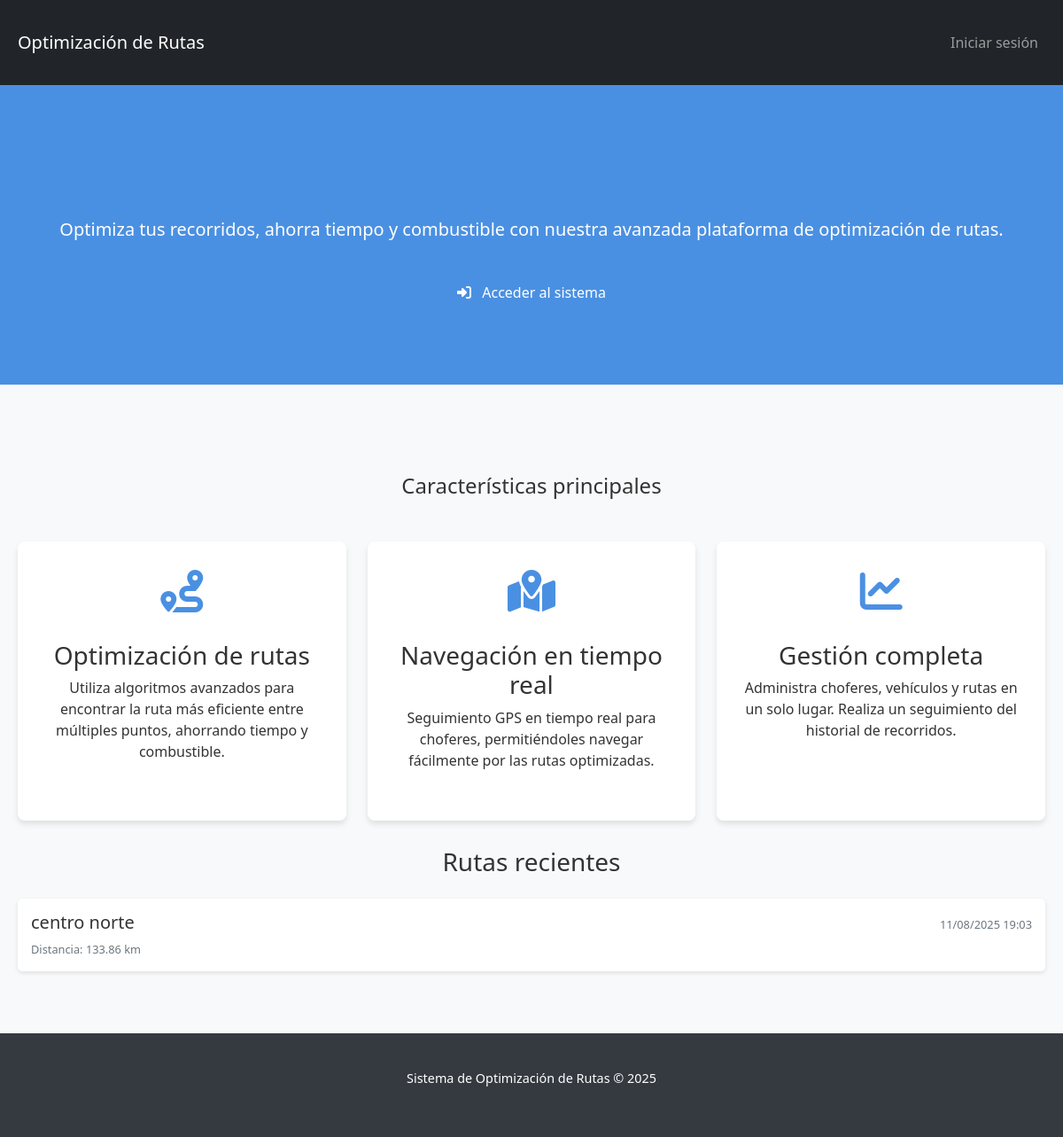
Screenshot of /info with the database file from the repository.
### app.py (models this page shows, shortened)
class Route(db.Model):
    id = db.Column(db.Integer, primary_key=True)
    name = db.Column(db.String(100), nullable=False)
    description = db.Column(db.Text, nullable=True)
    creator_id = db.Column(db.Integer, db.ForeignKey('user.id'), nullable=False)
    created_at = db.Column(db.DateTime, default=datetime.utcnow)
    file_path = db.Column(db.String(200), nullable=False)
    gpx_path = db.Column(db.String(200), nullable=True)
    start_point = db.Column(db.String(100), nullable=True)
    end_point = db.Column(db.String(100), nullable=True)
    distance = db.Column(db.Float, nullable=True)
    active = db.Column(db.Boolean, default=True)
    completions = db.relationship('RouteCompletion', backref='route', lazy=True)

### app.py (the view)
    @app.route('/info')
    def system_info():
        recent_routes = Route.query.filter_by(active=True).order_by(Route.created_at.desc()).limit(3).all()
        return render_template('index.html', routes=recent_routes)

### templates/index.html (shortened to what this page needs)
<!DOCTYPE html>
<html lang="es">
<head>
    <link rel="stylesheet" href="https://cdn.jsdelivr.net/npm/bootstrap@5.2.3/dist/css/bootstrap.min.css">
    <link rel="stylesheet" href="https://cdnjs.cloudflare.com/ajax/libs/font-awesome/6.2.1/css/all.min.css">
    <link rel="stylesheet" href="/static/styles.css">
</head>
<body>
    <nav class="navbar navbar-expand-lg navbar-dark bg-dark">
        <div class="container">
            <a class="navbar-brand" href="#">Optimización de Rutas</a>
            <div class="collapse navbar-collapse" id="navbarNav">
                <ul class="navbar-nav ms-auto">
                    <li class="nav-item">
                        <a class="nav-link" href="{{ url_for('login') }}">Iniciar sesión</a>
                    </li>
                </ul>
            </div>
        </div>
    </nav>
    <section class="hero-section">
        <div class="container text-center">
            <h1>Sistema de Optimización de Rutas</h1>
            <p class="lead">Optimiza tus recorridos, ahorra tiempo y combustible con nuestra avanzada plataforma de optimización de rutas.</p>
            <a href="{{ url_for('login') }}" class="btn btn-light btn-lg mt-3">
                <i class="fas fa-sign-in-alt me-2"></i> Acceder al sistema
            </a>
        </div>
    </section>
    <section class="features-section">
        <div class="container">
            <h2 class="text-center mb-5">Características principales</h2>
            <div class="row">
                <div class="col-md-4">
                    <div class="feature-card bg-white">
                        <div class="feature-icon">
                            <i class="fas fa-route"></i>
                        </div>
                        <h3>Optimización de rutas</h3>
                        <p>Utiliza algoritmos avanzados para encontrar la ruta más eficiente entre múltiples puntos, ahorrando tiempo y combustible.</p>
                    </div>
                </div>
                <div class="col-md-4">
                    <div class="feature-card bg-white">
                        <div class="feature-icon">
                            <i class="fas fa-map-marked-alt"></i>
                        </div>
                        <h3>Navegación en tiempo real</h3>
                        <p>Seguimiento GPS en tiempo real para choferes, permitiéndoles navegar fácilmente por las rutas optimizadas.</p>
                    </div>
                </div>
                <div class="col-md-4">
                    <div class="feature-card bg-white">
                        <div class="feature-icon">
                            <i class="fas fa-chart-line"></i>
                        </div>
                        <h3>Gestión completa</h3>
                        <p>Administra choferes, vehículos y rutas en un solo lugar. Realiza un seguimiento del historial de recorridos.</p>
                    </div>
                </div>
            </div>
            {% if routes and routes|length > 0 %}
            <div class="route-list">
                <h3 class="text-center mb-4">Rutas recientes</h3>
                <div class="list-group">
                    {% for route in routes %}
                    <div class="route-item bg-white">
                        <div class="d-flex w-100 justify-content-between">
                            <h5 class="mb-1">{{ route.name }}</h5>
                            <small>{{ route.created_at|datetime_format }}</small>
                        </div>
                        <small>Distancia: {{ route.distance|distance_format }}</small>
                    </div>
                    {% endfor %}
                </div>
            </div>
            {% endif %}
        </div>
    </section>
    <footer class="text-center">
        <div class="container">
            <p>Sistema de Optimización de Rutas &copy; {{ current_year }}</p>
        </div>
    </footer>
</body>
</html>

### static/styles.css (style rules this page uses)
* { box-sizing: border-box; margin: 0; padding: 0; }
body { font-family: 'Segoe UI', Arial, sans-serif; background-color: #f4f4f9; margin: 0; padding: 0; color: #333; min-height: 100vh; display: flex; flex-direction: column; }
.container { max-width: 1200px; margin: 0 auto; padding: 20px; width: 100%; flex: 1; }
h1 { color: #4a90e2; margin-bottom: 20px; text-align: center; }
h2 { color: #333; margin-bottom: 20px; font-size: 1.5rem; }
button, .btn { background-color: #4a90e2; color: white; border: none; padding: 12px 20px; border-radius: 5px; cursor: pointer; font-size: 16px; font-weight: 500; transition: background-color 0.3s; text-decoration: none; display: inline-block; }
small { display: block; color: #6c757d; margin-top: 5px; font-size: 0.85rem; }
footer { margin-top: 40px; text-align: center; color: #6c757d; font-size: 0.9rem; }
small { color: #6c757d; font-size: 0.8rem; display: block; margin-top: 5px; }

### templates/index.html (style rules this page uses)
body { background-color: #f8f9fa; height: 100vh; display: flex; flex-direction: column; }
.hero-section { background-color: #4a90e2; color: white; padding: 60px 0; margin-bottom: 40px; }
.features-section { padding: 40px 0; flex-grow: 1; }
.feature-card { text-align: center; padding: 20px; margin-bottom: 20px; height: 100%; transition: transform 0.3s; border-radius: 8px; box-shadow: 0 4px 6px rgba(0, 0, 0, 0.1); }
.feature-icon { font-size: 3rem; margin-bottom: 20px; color: #4a90e2; }
footer { background-color: #343a40; color: white; padding: 20px 0; margin-top: auto; }
.route-list { margin-top: 30px; }
.route-item { padding: 15px; margin-bottom: 10px; border-radius: 5px; box-shadow: 0 2px 5px rgba(0,0,0,0.1); transition: transform 0.2s; }

### rows the page displays
Route: name "centro norte", created_at "11/08/2025 19:03", distance|distance_format "133.86 km"
